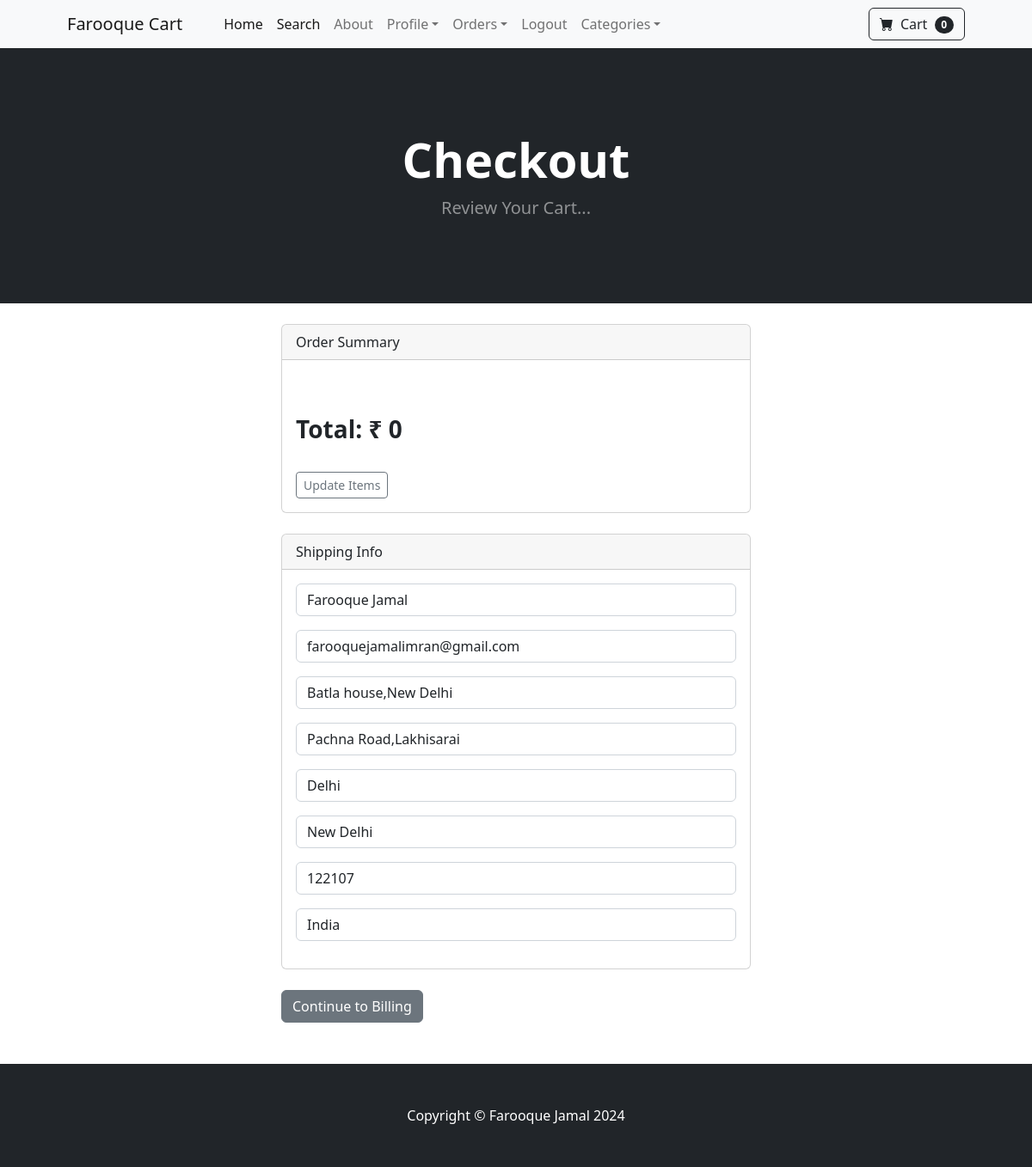
The app's page /payment/checkout (signed in) with its own data.
### payment/models.py (models this page shows, shortened)
class ShippingAddress(models.Model):
    user = models.ForeignKey(User,on_delete=models.CASCADE)
    shipping_full_name = models.CharField(max_length=255)
    shipping_email = models.CharField(max_length=255)
    shipping_address1 = models.CharField(max_length=255)
    shipping_address2 = models.CharField(max_length=255,null=True,blank=True)
    shipping_city = models.CharField(max_length=255)
    shipping_state = models.CharField(max_length=255,null=True,blank=True)
    shipping_pincode = models.CharField(max_length=255,null=True,blank=True)
    shipping_country = models.CharField(max_length=255)
    class Meta:
        verbose_name_plural = 'Shipping Address'
    def create_shipping(sender,instance,created,**kwargs):
        if created:
            user_shipping = ShippingAddress(user=instance)
            user_shipping.save()
    post_save.connect(create_shipping,sender=User)

### payment/views.py (the view)
# urls.py: path('checkout',views.checkout,name='checkout'),
def checkout(request):
    cart = Cart(request)
    cart_products = cart.get_prods
    quantities = cart.get_quants
    totals = cart.cart_total()
    if request.user.is_authenticated:
        shipping_user = ShippingAddress.objects.get(user__id=request.user.id)
        shipping_form = ShippingForm(request.POST or None,instance=shipping_user)
        return render(request,'payment/checkout.html',{"cart_products":cart_products,"quantities":quantities,"totals":totals,'shipping_form':shipping_form})
    else:
        shipping_form = ShippingForm(request.POST or None)
        return render(request,'payment/checkout.html',{"cart_products":cart_products,"quantities":quantities,"totals":totals,'shipping_form':shipping_form})

### cart/cart.py (called while the page is built, shortened)
    def __len__(self):
        return len(self.cart)

    def get_prods(self):
        product_ids = self.cart.keys()
        products = Product.objects.filter(id__in=product_ids)
        return products

    def cart_total(self):
        product_ids = self.cart.keys()
        products = Product.objects.filter(id__in=product_ids)
        quantities = self.cart
        total = 0
        return total

### cart/context_processors.py (called while the page is built)
def cart(request):
    return {'cart':Cart(request)}

### payment/templates/payment/checkout.html (shortened to what this page needs)
{% extends "base.html" %} {% block content %}
<header class="bg-dark py-5">
  <div class="container px-4 px-lg-5 my-5">
    <div class="text-center text-white">
      <h1 class="display-4 fw-bolder">Checkout</h1>
      <p class="lead fw-normal text-white-50 mb-0">Review Your Cart...</p>
    </div>
  </div>
</header>
<br />
<div class="container">
  <div class="row">
    <div class="col-md-6 offset-md-3">
      <div class="card">
        <div class="card-header">Order Summary</div>
        <div class="card-body">
            <br><br>
            <h3><b>Total:  ₹ {{totals}}</b></h3>
            <br>
            <a href="{% url 'cart_summary' %}" class="btn btn-sm btn-outline-secondary">Update Items</a>
          </div>
      </div>
      <br>
      <div class="card">
        <div class="card-header">
            Shipping Info
        </div>
        <div class="card-body">
            <form method='POST' action="{% url "billing_info" %}">
            {{ shipping_form.as_p }}
        </div>
      </div>
      <br />
      <button type="submit" class='btn btn-secondary'>Continue to Billing</button>
      <br>
    </div>
  </div>
  <br><br>
</div>
{% endblock %}

### records on screen
ShippingAddress: shipping_full_name "Farooque Jamal", shipping_email "farooquejamalimran@gmail.com", shipping_address1 "Batla house,New Delhi", shipping_address2 "Pachna Road,Lakhisarai", shipping_city "Delhi", shipping_state "New Delhi", shipping_pincode "122107", shipping_country "India"

### other values on screen
{{ cart|length }} "0"
{{ totals }} "0"
